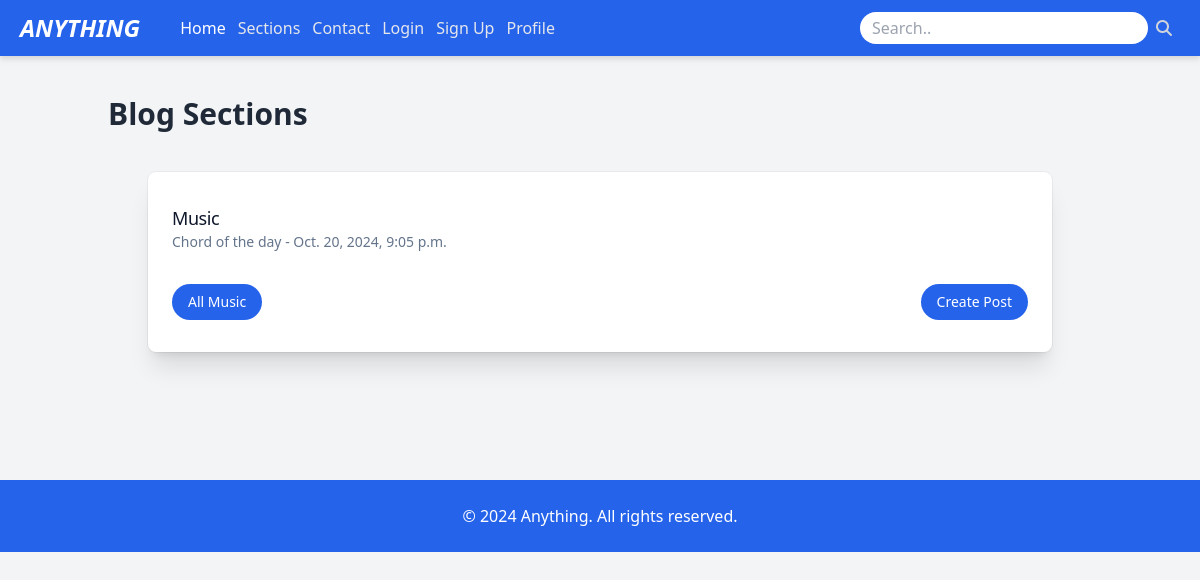
The app's page /, older data.
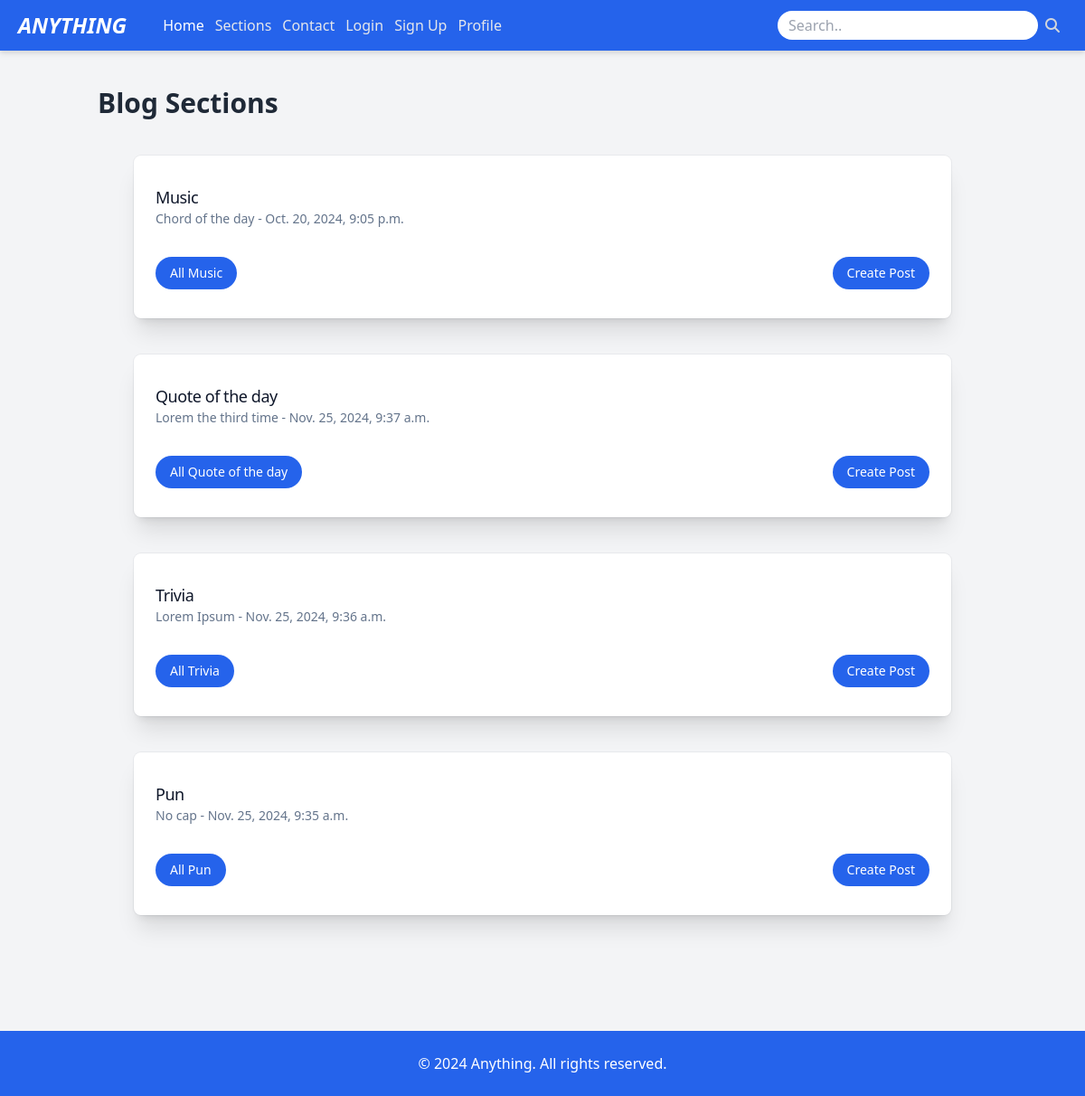
The same page, newer data.
### blog_anything/models.py (models this page shows, shortened)
class Section(models.Model):
    name = models.CharField(max_length=100)
    slug = models.SlugField(unique=True)
    created_by = models.ForeignKey(User, on_delete=models.CASCADE, related_name='sections')

class Post(models.Model):
    title = models.CharField(max_length=200)
    uuid = models.UUIDField(default=uuid.uuid4, editable=False, unique=True)
    content = models.TextField()
    section = models.ForeignKey(Section, related_name='posts', on_delete=models.CASCADE)
    created_by = models.ForeignKey(User, on_delete=models.CASCADE, related_name='posts')
    created_at = models.DateTimeField(default=timezone.now)
    updated_at = models.DateTimeField(auto_now=True)
    def __str__(self):
        return self.title

### blog_anything/views.py (the view)
# urls.py: 2. Add a URL to urlpatterns:  path('', views.home, name='home')
def home(request):
    sections = Section.objects.all()
    for section in sections:
        latest_post = section.posts.order_by('-created_at').first()
        section.latest_post = latest_post
    return render(request, "blog_anything/index.html", {'sections': sections})

### blog_anything/templates/blog_anything/index.html (shortened to what this page needs)
{% extends "base.html" %}
{% load static %}
{% block content %}
<body class="bg-gray-100">
    <div class="container mx-auto p-5">
        <h1 class="text-3xl text-red font-bold">Blog Sections</h1>
        <ul>
            {% for section in sections %}
                <li>
                    <div class="m-10 rounded-lg bg-white px-6 py-8 shadow-xl ring-1 ring-slate-900/5">
                        <h3 class="text-lg font-medium tracking-tight text-slate-900 dark:text-white">{{section.name}}</h3>
                        <p class="text-sm font-normal text-slate-500 dark:text-white"> {{ section.latest_post }} - {{ section.latest_post.created_at }} </p>
                        <div class="flex justify-between">
                        <button id=`{section.slug}` class="mt-8 rounded-full bg-blue-600 px-4 py-2 text-sm font-medium flex text-white" onclick="document.body.classList.toggle('dark')">
                            <a href="{% url 'post_list' section.slug %}">All {{ section.name }}</a>
                        </button>
                        <button id="openModal-{{ section.slug }}" class="mt-8 rounded-full bg-blue-600 px-4 py-2 text-sm font-medium flex text-white" onclick="openModal('{{ section.slug }}')">
                            Create Post
                        </button>
                        </div>
                    </div>
                </li>
            {% endfor %}
        </ul>
    </div>
</body>
{% endblock %}

Row changes from the older to the newer data that the page shows:
added Section: name "Quote of the day", latest_post "Lorem the third time", latest_post.created_at "Nov. 25, 2024, 9:37 a.m."
added Section: name "Trivia", latest_post "Lorem Ipsum", latest_post.created_at "Nov. 25, 2024, 9:36 a.m."
added Section: name "Pun", latest_post "No cap", latest_post.created_at "Nov. 25, 2024, 9:35 a.m."
